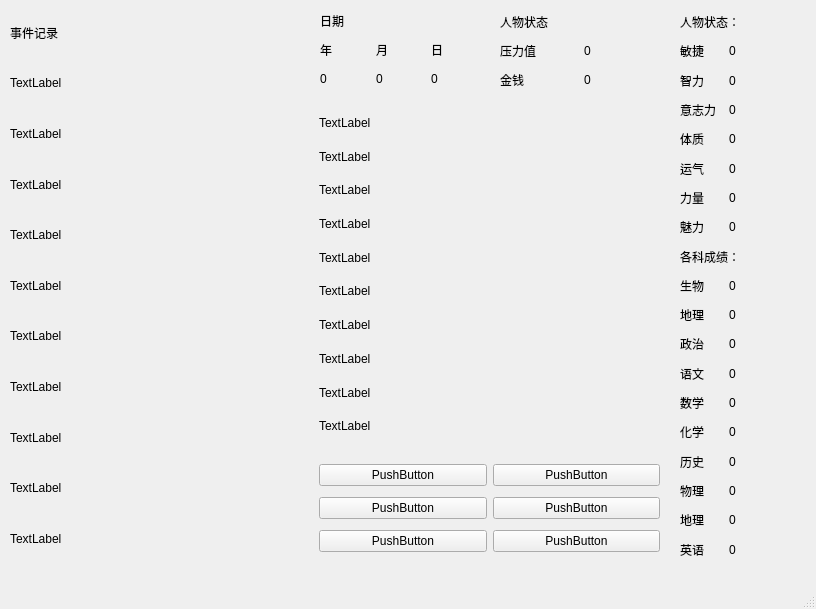
<?xml version="1.0" encoding="UTF-8"?>
<ui version="4.0">
 <class>MainWindow</class>
 <widget class="QMainWindow" name="MainWindow">
  <property name="geometry">
   <rect>
    <x>0</x>
    <y>0</y>
    <width>816</width>
    <height>609</height>
   </rect>
  </property>
  <property name="windowTitle">
   <string>MainWindow</string>
  </property>
  <widget class="QWidget" name="centralwidget">
   <widget class="QWidget" name="verticalLayoutWidget">
    <property name="geometry">
     <rect>
      <x>10</x>
      <y>10</y>
      <width>291</width>
      <height>551</height>
     </rect>
    </property>
    <layout class="QVBoxLayout" name="verticalLayout">
     <item>
      <widget class="QLabel" name="label_59">
       <property name="text">
        <string>事件记录</string>
       </property>
      </widget>
     </item>
     <item>
      <widget class="QLabel" name="event_log1">
       <property name="text">
        <string>TextLabel</string>
       </property>
      </widget>
     </item>
     <item>
      <widget class="QLabel" name="event_log2">
       <property name="text">
        <string>TextLabel</string>
       </property>
      </widget>
     </item>
     <item>
      <widget class="QLabel" name="event_log3">
       <property name="text">
        <string>TextLabel</string>
       </property>
      </widget>
     </item>
     <item>
      <widget class="QLabel" name="event_log4">
       <property name="text">
        <string>TextLabel</string>
       </property>
      </widget>
     </item>
     <item>
      <widget class="QLabel" name="event_log5">
       <property name="text">
        <string>TextLabel</string>
       </property>
      </widget>
     </item>
     <item>
      <widget class="QLabel" name="event_log6">
       <property name="text">
        <string>TextLabel</string>
       </property>
      </widget>
     </item>
     <item>
      <widget class="QLabel" name="event_log7">
       <property name="text">
        <string>TextLabel</string>
       </property>
      </widget>
     </item>
     <item>
      <widget class="QLabel" name="event_log8">
       <property name="text">
        <string>TextLabel</string>
       </property>
      </widget>
     </item>
     <item>
      <widget class="QLabel" name="event_log9">
       <property name="text">
        <string>TextLabel</string>
       </property>
      </widget>
     </item>
     <item>
      <widget class="QLabel" name="event_log10">
       <property name="text">
        <string>TextLabel</string>
       </property>
      </widget>
     </item>
    </layout>
   </widget>
   <widget class="QWidget" name="gridLayoutWidget">
    <property name="geometry">
     <rect>
      <x>320</x>
      <y>9</y>
      <width>161</width>
      <height>81</height>
     </rect>
    </property>
    <layout class="QGridLayout" name="gridLayout_2">
     <item row="1" column="0">
      <widget class="QLabel" name="label_7">
       <property name="text">
        <string>年</string>
       </property>
      </widget>
     </item>
     <item row="1" column="2">
      <widget class="QLabel" name="label_9">
       <property name="text">
        <string>日</string>
       </property>
      </widget>
     </item>
     <item row="1" column="1">
      <widget class="QLabel" name="label_8">
       <property name="text">
        <string>月</string>
       </property>
      </widget>
     </item>
     <item row="2" column="1">
      <widget class="QLabel" name="display_month">
       <property name="text">
        <string>0</string>
       </property>
      </widget>
     </item>
     <item row="2" column="0">
      <widget class="QLabel" name="display_year">
       <property name="text">
        <string>0</string>
       </property>
      </widget>
     </item>
     <item row="2" column="2">
      <widget class="QLabel" name="display_day">
       <property name="text">
        <string>0</string>
       </property>
      </widget>
     </item>
     <item row="0" column="0" colspan="3">
      <widget class="QLabel" name="label_6">
       <property name="text">
        <string>日期</string>
       </property>
      </widget>
     </item>
    </layout>
   </widget>
   <widget class="QWidget" name="verticalLayoutWidget_2">
    <property name="geometry">
     <rect>
      <x>680</x>
      <y>10</y>
      <width>91</width>
      <height>551</height>
     </rect>
    </property>
    <layout class="QVBoxLayout" name="verticalLayout_2">
     <item>
      <widget class="QLabel" name="label_27">
       <property name="text">
        <string>人物状态：</string>
       </property>
      </widget>
     </item>
     <item>
      <layout class="QHBoxLayout" name="horizontalLayout_4">
       <item>
        <widget class="QLabel" name="label_19">
         <property name="text">
          <string>敏捷</string>
         </property>
        </widget>
       </item>
       <item>
        <widget class="QLabel" name="dexterity">
         <property name="text">
          <string>0</string>
         </property>
        </widget>
       </item>
      </layout>
     </item>
     <item>
      <layout class="QHBoxLayout" name="horizontalLayout_6">
       <item>
        <widget class="QLabel" name="label_23">
         <property name="text">
          <string>智力</string>
         </property>
        </widget>
       </item>
       <item>
        <widget class="QLabel" name="intelligence">
         <property name="text">
          <string>0</string>
         </property>
        </widget>
       </item>
      </layout>
     </item>
     <item>
      <layout class="QHBoxLayout" name="horizontalLayout_7">
       <item>
        <widget class="QLabel" name="label_25">
         <property name="text">
          <string>意志力</string>
         </property>
        </widget>
       </item>
       <item>
        <widget class="QLabel" name="willpower">
         <property name="text">
          <string>0</string>
         </property>
        </widget>
       </item>
      </layout>
     </item>
     <item>
      <layout class="QHBoxLayout" name="horizontalLayout_5">
       <item>
        <widget class="QLabel" name="label_21">
         <property name="text">
          <string>体质</string>
         </property>
        </widget>
       </item>
       <item>
        <widget class="QLabel" name="constitution">
         <property name="text">
          <string>0</string>
         </property>
        </widget>
       </item>
      </layout>
     </item>
     <item>
      <layout class="QHBoxLayout" name="horizontalLayout">
       <item>
        <widget class="QLabel" name="label_13">
         <property name="text">
          <string>运气</string>
         </property>
        </widget>
       </item>
       <item>
        <widget class="QLabel" name="luck">
         <property name="text">
          <string>0</string>
         </property>
        </widget>
       </item>
      </layout>
     </item>
     <item>
      <layout class="QHBoxLayout" name="horizontalLayout_3">
       <item>
        <widget class="QLabel" name="label_17">
         <property name="text">
          <string>力量</string>
         </property>
        </widget>
       </item>
       <item>
        <widget class="QLabel" name="strength">
         <property name="text">
          <string>0</string>
         </property>
        </widget>
       </item>
      </layout>
     </item>
     <item>
      <layout class="QHBoxLayout" name="horizontalLayout_2">
       <item>
        <widget class="QLabel" name="label_15">
         <property name="text">
          <string>魅力</string>
         </property>
        </widget>
       </item>
       <item>
        <widget class="QLabel" name="charm">
         <property name="text">
          <string>0</string>
         </property>
        </widget>
       </item>
      </layout>
     </item>
     <item>
      <widget class="QLabel" name="label_48">
       <property name="text">
        <string>各科成绩：</string>
       </property>
      </widget>
     </item>
     <item>
      <layout class="QHBoxLayout" name="horizontalLayout_17">
       <item>
        <widget class="QLabel" name="label_46">
         <property name="text">
          <string>生物</string>
         </property>
        </widget>
       </item>
       <item>
        <widget class="QLabel" name="biology">
         <property name="text">
          <string>0</string>
         </property>
        </widget>
       </item>
      </layout>
     </item>
     <item>
      <layout class="QHBoxLayout" name="horizontalLayout_13">
       <item>
        <widget class="QLabel" name="label_38">
         <property name="text">
          <string>地理</string>
         </property>
        </widget>
       </item>
       <item>
        <widget class="QLabel" name="geography">
         <property name="text">
          <string>0</string>
         </property>
        </widget>
       </item>
      </layout>
     </item>
     <item>
      <layout class="QHBoxLayout" name="horizontalLayout_11">
       <item>
        <widget class="QLabel" name="label_34">
         <property name="text">
          <string>政治</string>
         </property>
        </widget>
       </item>
       <item>
        <widget class="QLabel" name="political">
         <property name="text">
          <string>0</string>
         </property>
        </widget>
       </item>
      </layout>
     </item>
     <item>
      <layout class="QHBoxLayout" name="horizontalLayout_8">
       <item>
        <widget class="QLabel" name="label_28">
         <property name="text">
          <string>语文</string>
         </property>
        </widget>
       </item>
       <item>
        <widget class="QLabel" name="chinese">
         <property name="text">
          <string>0</string>
         </property>
        </widget>
       </item>
      </layout>
     </item>
     <item>
      <layout class="QHBoxLayout" name="horizontalLayout_9">
       <item>
        <widget class="QLabel" name="label_30">
         <property name="text">
          <string>数学</string>
         </property>
        </widget>
       </item>
       <item>
        <widget class="QLabel" name="math">
         <property name="text">
          <string>0</string>
         </property>
        </widget>
       </item>
      </layout>
     </item>
     <item>
      <layout class="QHBoxLayout" name="horizontalLayout_16">
       <item>
        <widget class="QLabel" name="label_44">
         <property name="text">
          <string>化学</string>
         </property>
        </widget>
       </item>
       <item>
        <widget class="QLabel" name="chemistry">
         <property name="text">
          <string>0</string>
         </property>
        </widget>
       </item>
      </layout>
     </item>
     <item>
      <layout class="QHBoxLayout" name="horizontalLayout_12">
       <item>
        <widget class="QLabel" name="label_36">
         <property name="text">
          <string>历史</string>
         </property>
        </widget>
       </item>
       <item>
        <widget class="QLabel" name="history">
         <property name="text">
          <string>0</string>
         </property>
        </widget>
       </item>
      </layout>
     </item>
     <item>
      <layout class="QHBoxLayout" name="horizontalLayout_15">
       <item>
        <widget class="QLabel" name="label_42">
         <property name="text">
          <string>物理</string>
         </property>
        </widget>
       </item>
       <item>
        <widget class="QLabel" name="physics">
         <property name="text">
          <string>0</string>
         </property>
        </widget>
       </item>
      </layout>
     </item>
     <item>
      <layout class="QHBoxLayout" name="horizontalLayout_14">
       <item>
        <widget class="QLabel" name="label_40">
         <property name="text">
          <string>地理</string>
         </property>
        </widget>
       </item>
       <item>
        <widget class="QLabel" name="label_41">
         <property name="text">
          <string>0</string>
         </property>
        </widget>
       </item>
      </layout>
     </item>
     <item>
      <layout class="QHBoxLayout" name="horizontalLayout_10">
       <item>
        <widget class="QLabel" name="label_32">
         <property name="text">
          <string>英语</string>
         </property>
        </widget>
       </item>
       <item>
        <widget class="QLabel" name="english">
         <property name="text">
          <string>0</string>
         </property>
        </widget>
       </item>
      </layout>
     </item>
    </layout>
   </widget>
   <widget class="QWidget" name="verticalLayoutWidget_3">
    <property name="geometry">
     <rect>
      <x>319</x>
      <y>109</y>
      <width>341</width>
      <height>331</height>
     </rect>
    </property>
    <layout class="QVBoxLayout" name="verticalLayout_3">
     <item>
      <widget class="QLabel" name="info_1">
       <property name="text">
        <string>TextLabel</string>
       </property>
      </widget>
     </item>
     <item>
      <widget class="QLabel" name="info_2">
       <property name="text">
        <string>TextLabel</string>
       </property>
      </widget>
     </item>
     <item>
      <widget class="QLabel" name="info_3">
       <property name="text">
        <string>TextLabel</string>
       </property>
      </widget>
     </item>
     <item>
      <widget class="QLabel" name="info_4">
       <property name="text">
        <string>TextLabel</string>
       </property>
      </widget>
     </item>
     <item>
      <widget class="QLabel" name="info_5">
       <property name="text">
        <string>TextLabel</string>
       </property>
      </widget>
     </item>
     <item>
      <widget class="QLabel" name="info_6">
       <property name="text">
        <string>TextLabel</string>
       </property>
      </widget>
     </item>
     <item>
      <widget class="QLabel" name="info_7">
       <property name="text">
        <string>TextLabel</string>
       </property>
      </widget>
     </item>
     <item>
      <widget class="QLabel" name="info_8">
       <property name="text">
        <string>TextLabel</string>
       </property>
      </widget>
     </item>
     <item>
      <widget class="QLabel" name="info_9">
       <property name="text">
        <string>TextLabel</string>
       </property>
      </widget>
     </item>
     <item>
      <widget class="QLabel" name="info_10">
       <property name="text">
        <string>TextLabel</string>
       </property>
      </widget>
     </item>
    </layout>
   </widget>
   <widget class="QWidget" name="gridLayoutWidget_2">
    <property name="geometry">
     <rect>
      <x>319</x>
      <y>459</y>
      <width>341</width>
      <height>101</height>
     </rect>
    </property>
    <layout class="QGridLayout" name="gridLayout_3">
     <item row="1" column="1">
      <widget class="QPushButton" name="pushButton_4">
       <property name="text">
        <string>PushButton</string>
       </property>
      </widget>
     </item>
     <item row="1" column="0">
      <widget class="QPushButton" name="pushButton_3">
       <property name="text">
        <string>PushButton</string>
       </property>
      </widget>
     </item>
     <item row="0" column="0">
      <widget class="QPushButton" name="pushButton">
       <property name="text">
        <string>PushButton</string>
       </property>
      </widget>
     </item>
     <item row="0" column="1">
      <widget class="QPushButton" name="pushButton_2">
       <property name="text">
        <string>PushButton</string>
       </property>
      </widget>
     </item>
     <item row="2" column="0">
      <widget class="QPushButton" name="pushButton_5">
       <property name="text">
        <string>PushButton</string>
       </property>
      </widget>
     </item>
     <item row="2" column="1">
      <widget class="QPushButton" name="pushButton_6">
       <property name="text">
        <string>PushButton</string>
       </property>
      </widget>
     </item>
    </layout>
   </widget>
   <widget class="QWidget" name="">
    <property name="geometry">
     <rect>
      <x>500</x>
      <y>10</y>
      <width>161</width>
      <height>81</height>
     </rect>
    </property>
    <layout class="QGridLayout" name="gridLayout">
     <item row="2" column="0">
      <widget class="QLabel" name="label_4">
       <property name="text">
        <string>金钱</string>
       </property>
      </widget>
     </item>
     <item row="1" column="1">
      <widget class="QLabel" name="pressure_level">
       <property name="text">
        <string>0</string>
       </property>
      </widget>
     </item>
     <item row="1" column="0">
      <widget class="QLabel" name="label_2">
       <property name="text">
        <string>压力值</string>
       </property>
      </widget>
     </item>
     <item row="2" column="1">
      <widget class="QLabel" name="money">
       <property name="text">
        <string>0</string>
       </property>
      </widget>
     </item>
     <item row="0" column="0" colspan="2">
      <widget class="QLabel" name="label">
       <property name="text">
        <string>人物状态</string>
       </property>
      </widget>
     </item>
    </layout>
   </widget>
  </widget>
  <widget class="QMenuBar" name="menubar">
   <property name="geometry">
    <rect>
     <x>0</x>
     <y>0</y>
     <width>816</width>
     <height>20</height>
    </rect>
   </property>
  </widget>
  <widget class="QStatusBar" name="statusbar"/>
 </widget>
 <resources/>
 <connections/>
</ui>
